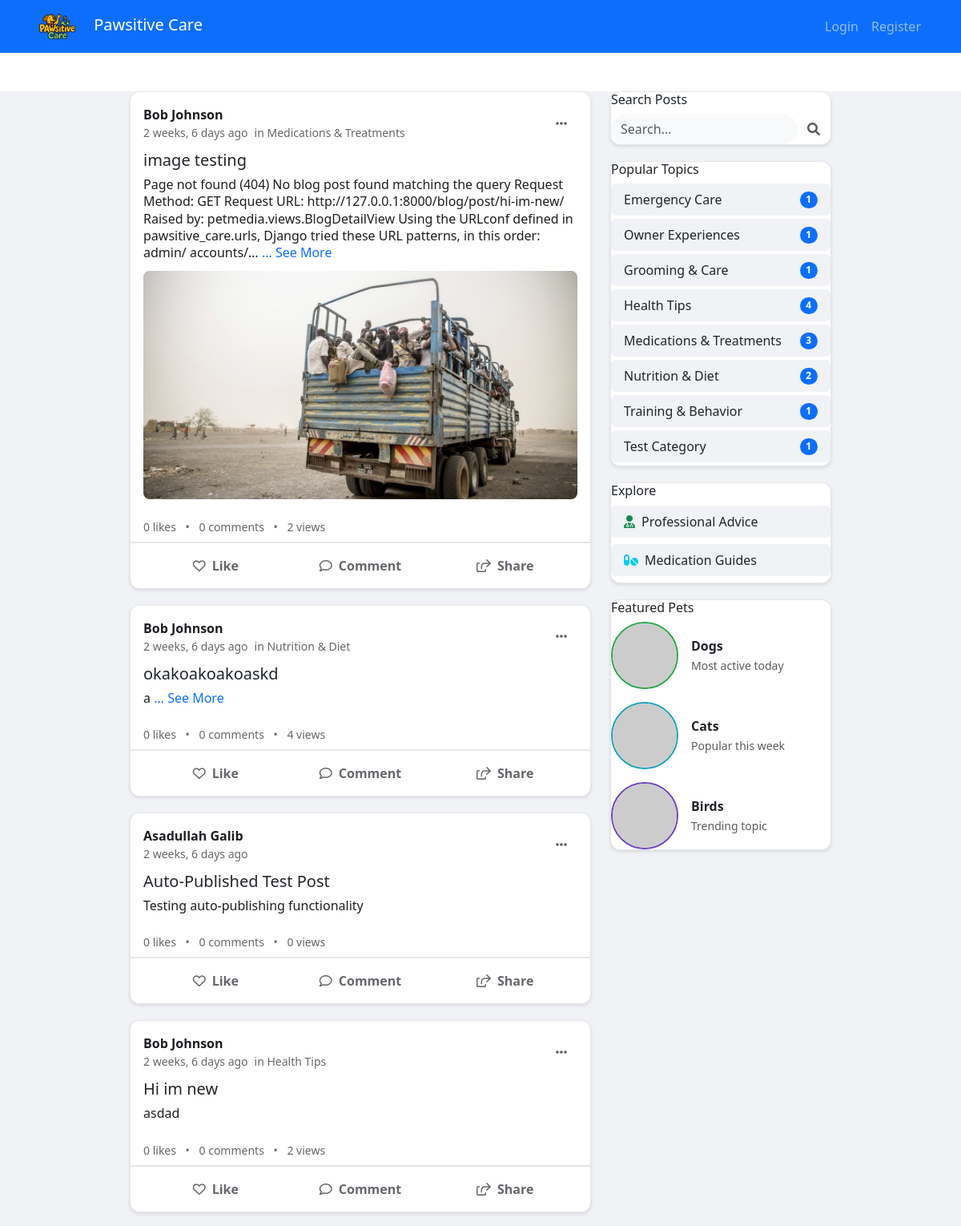
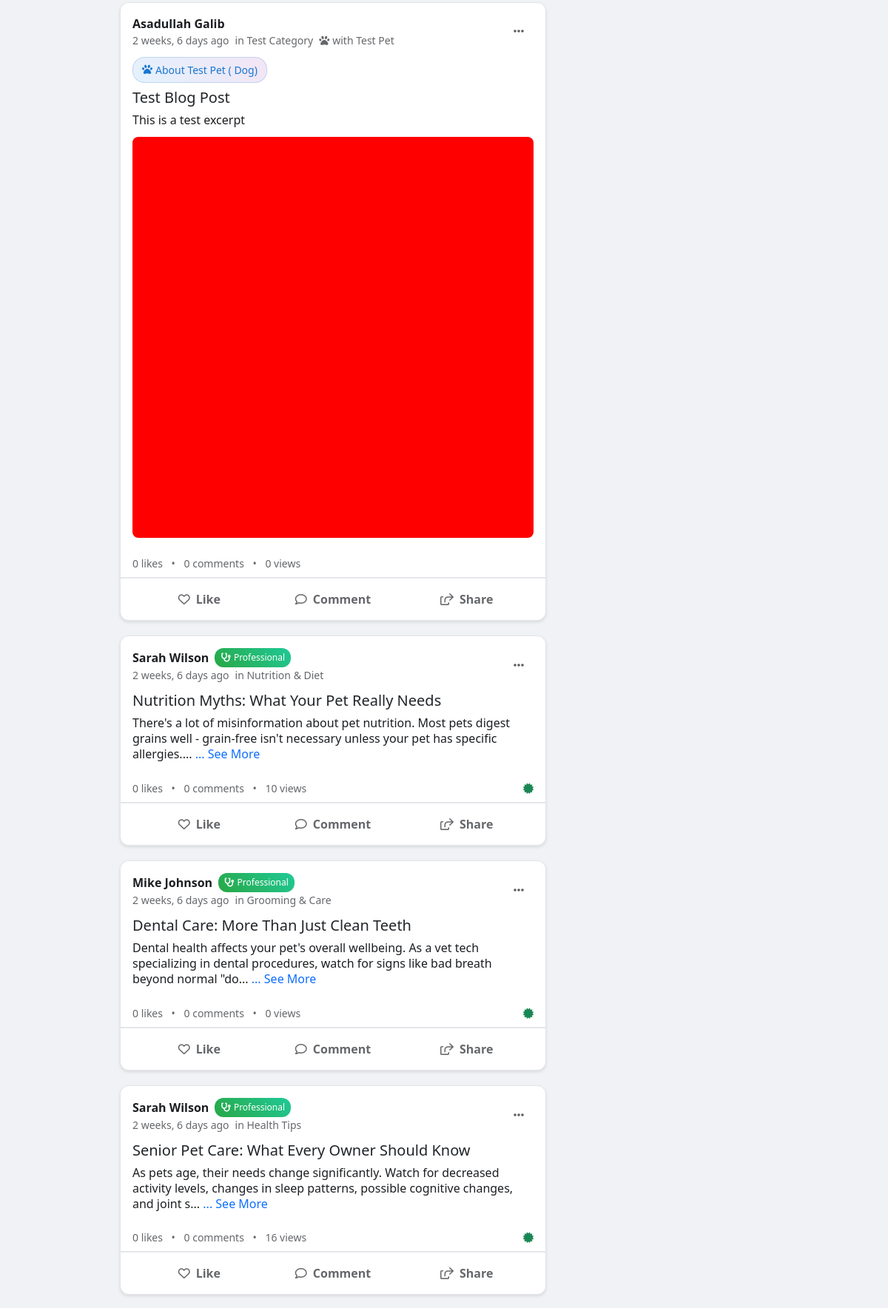
Screenshot of /blog/ (upper part) with the database file from the repository (2 pictures, top to bottom).
### petmedia/models.py (models this page shows, shortened)
class BlogPost(models.Model):
    id = models.UUIDField(primary_key=True, default=uuid.uuid4, editable=False)
    title = models.CharField(
        max_length=200,
        validators=[MinLengthValidator(5)],
        help_text="Blog post title"
    )
    content = models.TextField(
        validators=[MinLengthValidator(50)],
        help_text="Full blog post content"
    )
    excerpt = models.TextField(
        max_length=300,
        help_text="Short excerpt for previews"
    )
    author = models.ForeignKey(User, on_delete=models.CASCADE, related_name='blog_posts')
    category = models.ForeignKey(BlogCategory, on_delete=models.SET_NULL, null=True)
    related_pet = models.ForeignKey(
        Pet,
        on_delete=models.SET_NULL,
        null=True,
        blank=True,
        help_text="Pet this post is about (optional)"
    )
    is_professional_advice = models.BooleanField(
        default=False,
        help_text="Is this professional veterinary advice?"
    )
    medical_disclaimer = models.TextField(
        blank=True,
        help_text="Medical disclaimer for professional posts"
    )
    medication_name = models.CharField(
        max_length=100,
        blank=True,
        help_text="Name of medication discussed"
    )
    dosage_info = models.TextField(
        blank=True,
        help_text="Dosage information (for reference only)"
    )
    side_effects = models.TextField(
        blank=True,
        help_text="Known side effects"
    )
    slug = models.SlugField(max_length=250, unique=True, blank=True)
    meta_description = models.CharField(max_length=160, blank=True)
    featured_image = models.ImageField(
        upload_to='blog_images/',
        blank=True,
        null=True
    )
    is_published = models.BooleanField(default=True)
    is_featured = models.BooleanField(default=False)
    views_count = models.PositiveIntegerField(default=0)
    likes_count = models.PositiveIntegerField(default=0)
    created_at = models.DateTimeField(auto_now_add=True)
    updated_at = models.DateTimeField(auto_now=True)
    published_at = models.DateTimeField(null=True, blank=True)
    class Meta:
        ordering = ['-created_at']

class BlogCategory(models.Model):
    MEDICATION = 'MEDICATION'
    HEALTH_TIPS = 'HEALTH_TIPS'
    NUTRITION = 'NUTRITION'
    TRAINING = 'TRAINING'
    GROOMING = 'GROOMING'
    EMERGENCY = 'EMERGENCY'
    EXPERIENCE = 'EXPERIENCE'
    CATEGORY_CHOICES = [
        (MEDICATION, 'Medications & Treatments'),
        (HEALTH_TIPS, 'Health Tips'),
        (NUTRITION, 'Nutrition & Diet'),
        (TRAINING, 'Training & Behavior'),
        (GROOMING, 'Grooming & Care'),
        (EMERGENCY, 'Emergency Care'),
        (EXPERIENCE, 'Owner Experiences'),
    ]
    name = models.CharField(max_length=20, choices=CATEGORY_CHOICES, unique=True)
    description = models.TextField(blank=True)
    icon = models.CharField(max_length=50, blank=True)
    is_active = models.BooleanField(default=True)
    created_at = models.DateTimeField(auto_now_add=True)
    def __str__(self):
        return self.get_name_display()
    class Meta:
        verbose_name_plural = "Blog Categories"

### accounts/models.py (models this page shows, shortened)
class CustomUser(AbstractUser):
    ROLE_CHOICES = [
        ('admin', 'Admin'),
        ('vet', 'Veterinarian'),
        ('staff', 'Staff'),
        ('client', 'Client'),
    ]
    phone = models.CharField(max_length=20, blank=False)
    address = models.TextField(blank=False)
    role = models.CharField(max_length=10, choices=ROLE_CHOICES, default='client')

### pets/models.py (models this page shows, shortened)
class Pet(models.Model):
    SPECIES_CHOICES = [
        ('DOG', 'Dog'),
        ('CAT', 'Cat'),
        ('BIRD', 'Bird'),
        ('RABBIT', 'Rabbit'),
        ('HAMSTER', 'Hamster'),
        ('GUINEA_PIG', 'Guinea Pig'),
        ('FISH', 'Fish'),
        ('TURTLE', 'Turtle'),
        ('SNAKE', 'Snake'),
        ('LIZARD', 'Lizard'),
        ('FERRET', 'Ferret'),
        ('HORSE', 'Horse'),
        ('CHICKEN', 'Chicken'),
        ('PARROT', 'Parrot'),
        ('OTHER', 'Other'),
    ]
    GENDER_CHOICES = [
        ('M', 'Male'),
        ('F', 'Female'),
        ('U', 'Unknown'),
    ]
    name = models.CharField(max_length=100)
    species = models.CharField(max_length=10, choices=SPECIES_CHOICES)
    breed = models.CharField(max_length=100, blank=True)
    age = models.IntegerField(help_text="Age in years", null=True, blank=True)
    gender = models.CharField(max_length=1, choices=GENDER_CHOICES, default='U')
    weight = models.DecimalField(max_digits=5, decimal_places=2, null=True, blank=True)
    color = models.CharField(max_length=50, blank=True)
    microchip_id = models.CharField(max_length=50, blank=True, unique=True)
    owner = models.ForeignKey(settings.AUTH_USER_MODEL, on_delete=models.CASCADE, related_name='pets')
    medical_conditions = models.TextField(blank=True)
    special_notes = models.TextField(blank=True)
    vaccination_status = models.CharField(
        max_length=20,
        choices=[
            ('UP_TO_DATE', 'Up to Date'),
            ('DUE_SOON', 'Due Soon'),
            ('OVERDUE', 'Overdue'),
            ('UNKNOWN', 'Unknown')
        ],
        default='UNKNOWN',
        help_text="Current status of pet's vaccinations"
    )
    created_at = models.DateTimeField(auto_now_add=True)
    updated_at = models.DateTimeField(auto_now=True)
    is_active = models.BooleanField(default=True)
    objects = PetQuerySet.as_manager()
    observers = []
    class Meta:
        ordering = ['-created_at']
        indexes = [
            models.Index(fields=['name']),
            models.Index(fields=['owner']),
            models.Index(fields=['species']),
        ]

### petmedia/views.py (the view)
# urls.py: path('', views.BlogListView.as_view(), name='blog_list'),
class BlogListView(ListView):
    model = BlogPost
    template_name = 'petmedia/blog_list.html'
    context_object_name = 'posts'
    paginate_by = 10
    def get_queryset(self):
        return repo_manager.posts.get_published().order_by('-created_at')
    def get_context_data(self, **kwargs):
        context = super().get_context_data(**kwargs)
        context['categories'] = repo_manager.categories.get_active_categories()
        context['featured_posts'] = repo_manager.posts.get_featured_posts()[:3]
        return context

### petmedia/templates/petmedia/blog_list.html (shortened to what this page needs)
{% extends 'base.html' %}
{% load static %}
{% block content %}
<div class="container-fluid mt-4" style="background-color: #f0f2f5; min-height: 100vh;">
  <div class="row justify-content-center">
    <div class="col-lg-6 col-md-8">
      {% for post in posts %}
      <div class="social-post">
        <div class="post-header">
          <div class="d-flex align-items-center">
            <div class="flex-grow-1">
              <div class="d-flex align-items-center">
                <a href="#" class="post-author">
                  {{ post.author.get_full_name|default:post.author.username }}</a>
                {% if post.is_professional_advice %}
                <span class="badge-professional">
                  <i class="fas fa-stethoscope me-1"></i>Professional
                </span>
                {% endif %}
              </div>
              <div class="d-flex align-items-center">
                <span class="post-timestamp">
                  {{ post.created_at|timesince }} ago</span>
                {% if post.category %}
                <span class="post-timestamp ms-2">in
                  {{ post.category }}</span>
                {% endif %}
                {% if post.related_pet %}
                <span class="post-timestamp ms-2">
                  <i class="fas fa-paw me-1"></i>with
                  {{ post.related_pet.name }}
                </span>
                {% endif %}
              </div>
            </div>
            <div class="dropdown">
              <button class="btn btn-link text-muted" type="button" data-bs-toggle="dropdown">
                <i class="fas fa-ellipsis-h"></i>
              </button>
            </div>
          </div>
        </div>
        <div class="post-content">
          {% if post.related_pet %}
          <div class="pet-tag">
            <i class="fas fa-paw me-1"></i>
            About
            {{ post.related_pet.name }} (
            {{ post.related_pet.species|title }})
          </div>
          {% endif %}
          <h5 class="post-title mb-2">
            <a href="{% url 'petmedia:blog_detail' slug=post.slug %}" class="text-decoration-none text-dark">
              {{ post.title }}
            </a>
          </h5>
          <div class="post-text">
            {{ post.excerpt|default:post.content|truncatechars:300 }}
            {% if post.content|length > 300 %}
            <a href="{% url 'petmedia:blog_detail' slug=post.slug %}" class="text-primary text-decoration-none">... See More</a>
            {% endif %}
          </div>
          {% if post.featured_image %}
          <img src="{{ post.featured_image.url }}" alt="{{ post.title }}" class="post-image">
          {% endif %}
        </div>
        <div class="post-stats">
          <div class="d-flex justify-content-between align-items-center">
            <div>
              <span id="like-count-{{ post.id }}">
                {{ post.likes_count|default:0 }}</span> likes
              <span class="mx-2">•</span>
              <span>
                {{ post.comments_count|default:0 }} comments</span>
              <span class="mx-2">•</span>
              <span>
                {{ post.views_count }} views</span>
            </div>
            <div>
              {% if post.is_professional_advice %}
              <i class="fas fa-certificate text-success" title="Verified Professional Advice"></i>
              {% endif %}
            </div>
          </div>
        </div>
        <div class="post-actions">
          <button class="action-btn like-btn" data-post-id="{{ post.id }}" data-liked="false">
            <i class="far fa-heart"></i>
            <span>Like</span>
          </button>
          <button class="action-btn" onclick="window.location.href='{% url 'petmedia:blog_detail' slug=post.slug %}#comments'">
            <i class="far fa-comment"></i>
            <span>Comment</span>
          </button>
          <button class="action-btn share-btn" data-post-url="{% url 'petmedia:blog_detail' slug=post.slug %}">
            <i class="far fa-share-square"></i>
            <span>Share</span>
          </button>
        </div>
      </div>
      {% endfor %}
    </div>
    <div class="col-lg-3 d-none d-lg-block">
      <div class="sidebar-card">
        <div class="card-header bg-transparent border-0 pb-0">
          <h6 class="mb-0">Search Posts</h6>
        </div>
        <div class="card-body pt-2">
          <form method="get" action="{% url 'petmedia:search' %}">
            <div class="input-group">
              <input type="text" class="form-control border-0 bg-light rounded-pill" name="q" placeholder="Search..." value="{{ request.GET.q }}">
              <button class="btn btn-link" type="submit">
                <i class="fas fa-search text-muted"></i>
              </button>
            </div>
          </form>
        </div>
      </div>
      {% if categories %}
      <div class="sidebar-card">
        <div class="card-header bg-transparent border-0 pb-0">
          <h6 class="mb-0">Popular Topics</h6>
        </div>
        <div class="card-body pt-2">
          {% for category in categories %}
          <a href="{% url 'petmedia:category' name=category.name %}" class="d-block text-decoration-none py-2 px-3 rounded mb-1 text-dark" style="background-color: #f0f2f5;">
            <div class="d-flex justify-content-between align-items-center">
              <span>
                {{ category }}</span>
              <span class="badge bg-primary rounded-pill">
                {{ category.blogpost_set.count }}</span>
            </div>
          </a>
          {% endfor %}
        </div>
      </div>
      {% endif %}
      <div class="sidebar-card">
        <div class="card-header bg-transparent border-0 pb-0">
          <h6 class="mb-0">Explore</h6>
        </div>
        <div class="card-body pt-2">
          <a href="{% url 'petmedia:professional_advice' %}" class="d-block text-decoration-none py-2 px-3 rounded mb-2 text-dark" style="background-color: #f0f2f5;">
            <i class="fas fa-user-md text-success me-2"></i>Professional Advice
          </a>
          <a href="{% url 'petmedia:medications' %}" class="d-block text-decoration-none py-2 px-3 rounded mb-2 text-dark" style="background-color: #f0f2f5;">
            <i class="fas fa-pills text-info me-2"></i>Medication Guides
          </a>
        </div>
      </div>
      <div class="sidebar-card">
        <div class="card-header bg-transparent border-0 pb-0">
          <h6 class="mb-0">Featured Pets</h6>
        </div>
        <div class="card-body pt-2">
          <div class="d-flex align-items-center mb-3">
            <img src="https://api.dicebear.com/7.x/bottts/svg?seed=dog&size=40&backgroundColor=28a745" alt="Dog" class="rounded-circle me-3" style="border: 2px solid #28a745;">
            <div>
              <div class="fw-bold">Dogs</div>
              <small class="text-muted">Most active today</small>
            </div>
          </div>
          <div class="d-flex align-items-center mb-3">
            <img src="https://api.dicebear.com/7.x/bottts/svg?seed=cat&size=40&backgroundColor=17a2b8" alt="Cat" class="rounded-circle me-3" style="border: 2px solid #17a2b8;">
            <div>
              <div class="fw-bold">Cats</div>
              <small class="text-muted">Popular this week</small>
            </div>
          </div>
          <div class="d-flex align-items-center">
            <img src="https://api.dicebear.com/7.x/bottts/svg?seed=bird&size=40&backgroundColor=6f42c1" alt="Bird" class="rounded-circle me-3" style="border: 2px solid #6f42c1;">
            <div>
              <div class="fw-bold">Birds</div>
              <small class="text-muted">Trending topic</small>
            </div>
          </div>
        </div>
      </div>
    </div>
  </div>
</div>
{% endblock %}

### rows the page displays
BlogPost: author.get_full_name "Bob Johnson", created_at "2 weeks, 6 days", category "Medications & Treatments", title "image testing", excerpt "Page not found (404) No blog post found matching the query Request Method: GET Request URL: http://127.0.0.1:8000/blog/post/hi-im-new/ Raised by: petmedia.views.BlogDetailView Using the URLconf defined in pawsitive_care.urls, Django tried these URL patterns, in this order: admin/ accounts/…", shows "... See More", featured_image (picture), likes_count "0", comments_count "0", views_count "2"
BlogPost: author.get_full_name "Bob Johnson", created_at "2 weeks, 6 days", category "Nutrition & Diet", title "okakoakoakoaskd", excerpt "a", shows "... See More", likes_count "0", comments_count "0", views_count "4"
BlogPost: author.get_full_name "Asadullah Galib", created_at "2 weeks, 6 days", title "Auto-Published Test Post", excerpt "Testing auto-publishing functionality", likes_count "0", comments_count "0", views_count "0"
BlogPost: author.get_full_name "Bob Johnson", created_at "2 weeks, 6 days", category "Health Tips", title "Hi im new", excerpt "asdad", likes_count "0", comments_count "0", views_count "2"
BlogPost: author.get_full_name "Asadullah Galib", created_at "2 weeks, 6 days", category "Test Category", related_pet.name "Test Pet", related_pet.species "Dog", title "Test Blog Post", excerpt "This is a test excerpt", featured_image (picture), likes_count "0", comments_count "0", views_count "0"
BlogPost: author.get_full_name "Sarah Wilson", is_professional_advice True (drawn), created_at "2 weeks, 6 days", category "Nutrition & Diet", title "Nutrition Myths: What Your Pet Really Needs", excerpt "There's a lot of misinformation about pet nutrition. Most pets digest grains well - grain-free isn't necessary unless your pet has specific allergies....", shows "... See More", likes_count "0", comments_count "0", views_count "10"
BlogPost: author.get_full_name "Mike Johnson", is_professional_advice True (drawn), created_at "2 weeks, 6 days", category "Grooming & Care", title "Dental Care: More Than Just Clean Teeth", excerpt "Dental health affects your pet's overall wellbeing. As a vet tech specializing in dental procedures, watch for signs like bad breath beyond normal \"do...", shows "... See More", likes_count "0", comments_count "0", views_count "0"
BlogPost: author.get_full_name "Sarah Wilson", is_professional_advice True (drawn), created_at "2 weeks, 6 days", category "Health Tips", title "Senior Pet Care: What Every Owner Should Know", excerpt "As pets age, their needs change significantly. Watch for decreased activity levels, changes in sleep patterns, possible cognitive changes, and joint s...", shows "... See More", likes_count "0", comments_count "0", views_count "16"
BlogCategory: name "Emergency Care", blogpost_set.count "1"
BlogCategory: name "Owner Experiences", blogpost_set.count "1"
BlogCategory: name "Grooming & Care", blogpost_set.count "1"
BlogCategory: name "Health Tips", blogpost_set.count "4"
BlogCategory: name "Medications & Treatments", blogpost_set.count "3"
BlogCategory: name "Nutrition & Diet", blogpost_set.count "2"
BlogCategory: name "Training & Behavior", blogpost_set.count "1"
BlogCategory: name "Test Category", blogpost_set.count "1"
